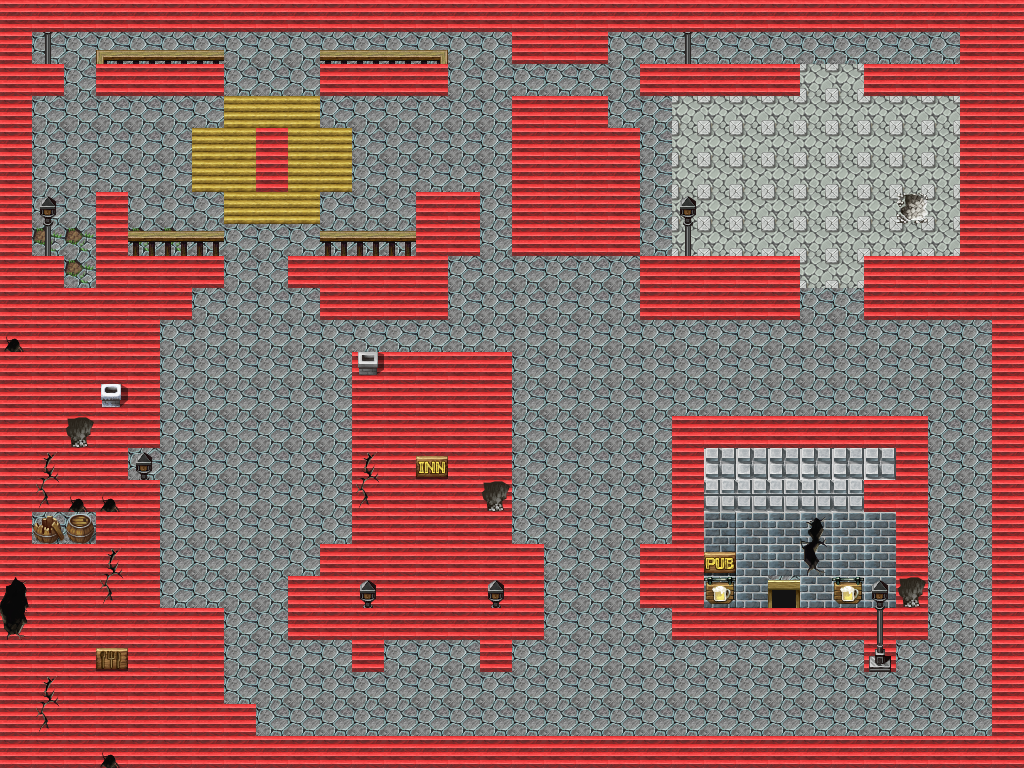

This game map was drawn from its Tiled (.tmx) file and the tilesets committed beside it. A one-line description and the trimmed map source follow:
An orthogonal 32x24 tile map with 32x32 px tiles, 5 tile layers (Tile Layer 1, Tile Layer 2, Tile Layer 3, Collision, ...), 2 tilesets and 2 objects (Player1, Player2).

<map version="1.0" orientation="orthogonal" renderorder="right-down" width="32" height="24" tilewidth="32" tileheight="32" nextobjectid="5">
 <tileset firstgid="1" name="rpg1" tilewidth="32" tileheight="32" tilecount="2016" columns="32">
  <image source="rpg1.png" width="1024" height="2016" />
  <tile id="129">
   <properties>
    <property name="KOTH" value="True" />
   </properties>
  </tile>
  <tile id="263">
   <properties>
    <property name="Collision" value="True" />
   </properties>
  </tile>
 </tileset>
 <tileset firstgid="2017" name="tmw_desert_spacing" tilewidth="32" tileheight="32" tilecount="48" columns="8">
  <image source="tmw_desert_spacing.png" width="265" height="199" />
 </tileset>
 <objectgroup name="Objects">
  <object id="2" name="Player1" x="562" y="431" width="72" height="119" />
  <object id="3" name="Player2" x="205" y="433" width="75" height="118" />
 </objectgroup>
 <layer name="Tile Layer 1" width="32" height="24">
  <data>[768 cells, 768 non-empty, 3 distinct tile ids]</data>
 </layer>
 <layer name="Tile Layer 2" width="32" height="24">
  <data>[768 cells, 201 non-empty, 47 distinct tile ids]</data>
 </layer>
 <layer name="Tile Layer 3" width="32" height="24">
  <data>[768 cells, 148 non-empty, 51 distinct tile ids]</data>
 </layer>
 <layer name="Collision" width="32" height="24">
  <data>[768 cells, 356 non-empty, 2 distinct tile ids]</data>
 </layer>
 <layer name="Tile Layer 5" width="32" height="24">
  <data>[768 cells, 31 non-empty, 17 distinct tile ids]</data>
 </layer>
</map>
